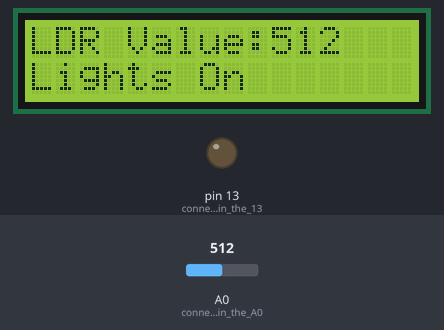
The sketch below on a simulated Arduino Uno, built with avr-gcc and run on an emulated ATmega328P. Shown: 16×2 character LCD, output pins drawn as LEDs (lit = HIGH). The inputs (shaded band) are chosen by the test bench; at power-on: A0 (connect_the_LDR_in_the_A0) = 512.

Above: at 1.2 s.
1.3 s: A0 (connect_the_LDR_in_the_A0) set to 349
At 1.8 s:
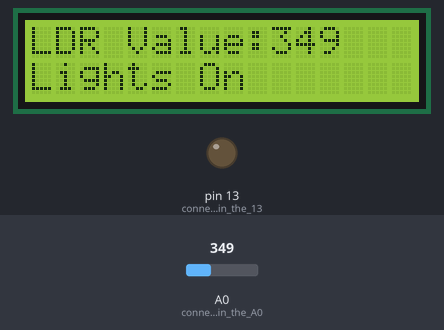
2.8 s: A0 (connect_the_LDR_in_the_A0) set to 324
At 3.3 s:
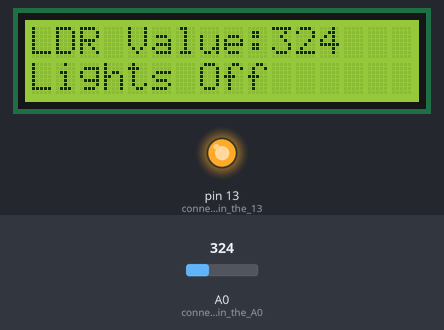
4.3 s: A0 (connect_the_LDR_in_the_A0) set to 306
At 5.4 s:
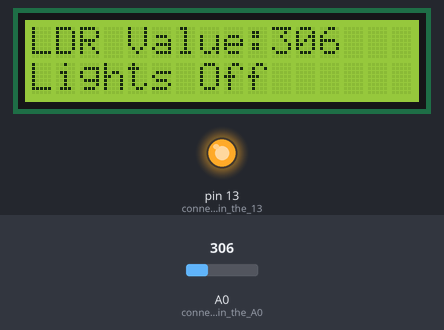
Timing chart, 0 to 7.3 s (numbered marks = the images above; inputs shaded):
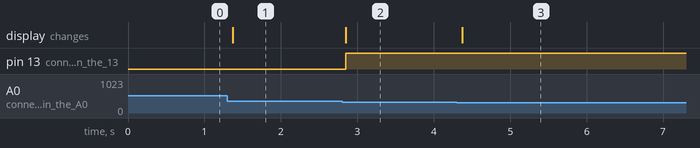

Measured:
- the behaviour switches between 341 and 340 on A0 (connect_the_LDR_in_the_A0) (found by bisection; images 1 and 2)
- after the input at 1.3 s, the display: changes after 0.07 s (image 1)
- after the input at 2.8 s, pin 13 (connect_the_LED_in_the_13): LOW → HIGH after 0.05 s; the display: changes after 0.05 s (image 2)
- after the input at 4.3 s, the display: changes after 0.07 s (image 3)

The sketch:

sketch_may13a.ino
```cpp
// C++ code
//
#include <LiquidCrystal_I2C.h>

LiquidCrystal_I2C lcd(0x27, 16, 2);

void setup()
{
  pinMode(A0, INPUT); //connect the LDR in the A0 (analogic A0)
  pinMode(13, OUTPUT); //connect the LED in the 13 (digital 13)

  lcd.init();
  lcd.backlight();

}

void loop()
{
  int valor = analogRead(A0);
  lcd.setCursor(0, 0);
  lcd.print("LDR Value:");

  lcd.print(valor);


  lcd.print("           ");

  if (valor > 340) {
    lcd.setCursor(0, 1);
    lcd.print("Lights On");
    lcd.print("           ");
    digitalWrite(13, LOW);
  }
  else {
    lcd.setCursor(0, 1);
    lcd.print("Lights Off");
    lcd.print("             ");
    digitalWrite(13, HIGH);
  }
}
```
